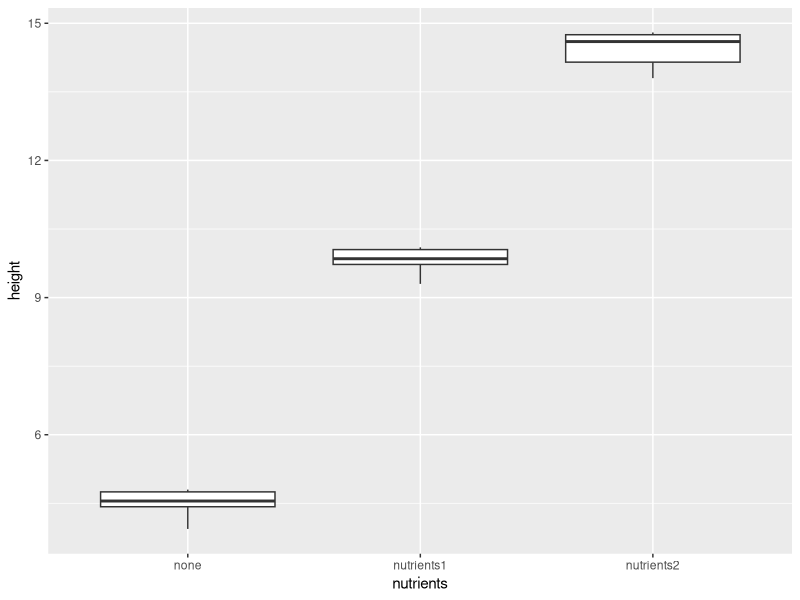
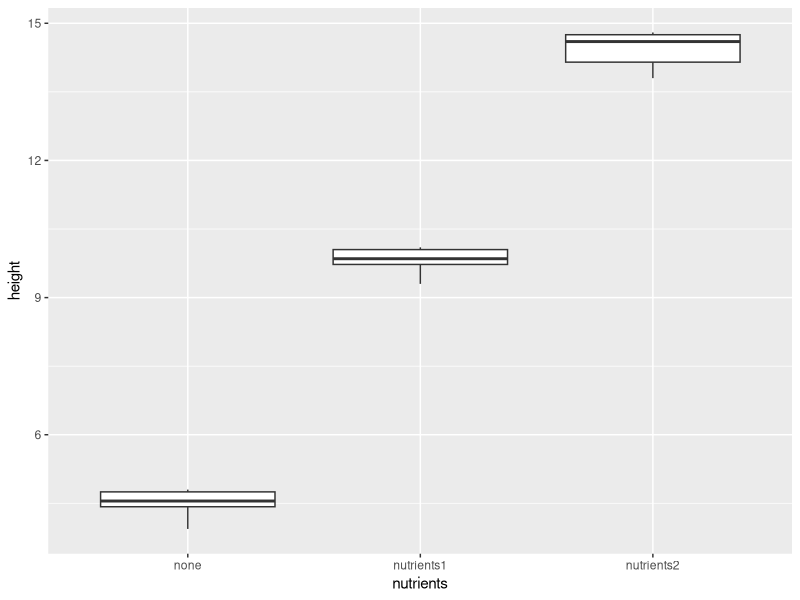

Here is the R script that generated these plots, in order:
## ---- chunk 1
library(tidyverse)
plants <- tibble(none = c(4.8, 4.8, 3.94, 4.4,4.5,4.6),
                 nutrients1  = c( 10.1, 9.7, 9.8, 9.9, 9.3, 10.1),
                 nutrients2 = c(14.8, 14.6, 14.8, 14, 13.8, 14.6))

plantplot <- plants |> 
  pivot_longer(cols = c(none, nutrients1,nutrients2),
               names_to = "nutrients",
               values_to = "height") |> 
  ggplot(aes(x = nutrients, y = height)) +
  geom_boxplot()


## ---- chunk 2

library(tidyverse)

plants <- tibble(none = c(4.8, 4.8, 3.94, 4.4,4.5,4.6),
                 nutrients1  = c( 10.1, 9.7, 9.8, 9.9, 9.3, 10.1),
                 nutrients2 = c(14.8, 14.6, 14.8, 14, 13.8, 14.6))

plants |> 
  pivot_longer(cols = c(none, nutrients1,nutrients2),
               names_to = "nutrients",
               values_to = "height") |> 
  ggplot(aes(x = nutrients, y = height)) +
  geom_boxplot()


## ---- chunk 3

plantplot
